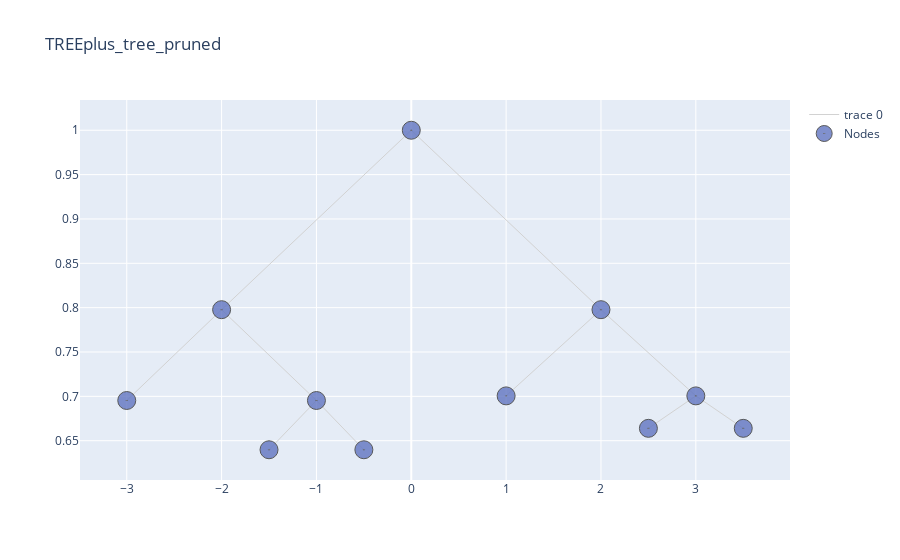

Notebook source saved alongside this figure:
### Code cell
alpha, pruned_table = tree.pruning(features_test, n_features_test, y_test, table = True, html = False, graph_results = True, visual_pruning = True)

### Figure 1 — Plotly figure (JSON) as saved in the notebook; plotly's stock layout.template omitted (floating-point values rounded to 4 significant figures)
{"data": [{"hoverinfo": "none", "line": {"color": "rgb(210,210,210)", "width": 1}, "mode": "lines", "type": "scatter", "x": [0, -2, null, 0, 2, null, -2, -3, null, -2, -1, null, 2, 1, null, 2, 3, null, -1, -1.5, null, -1, -0.5, null, 3, 2.5, null, 3, 3.5, null], "y": [1, 0.7977, null, 1, 0.7977, null, 0.7977, 0.6953, null, 0.7977, 0.6953, null, 0.7977, 0.7005, null, 0.7977, 0.7005, null, 0.6953, 0.6398, null, 0.6953, 0.6398, null, 0.7005, 0.6639, null, 0.7005, 0.6639, null]}, {"hoverinfo": "text", "marker": {"color": "#6175c1", "line": {"color": "rgb(50,50,50)", "width": 1}, "size": 18, "symbol": "circle-dot"}, "mode": "markers", "name": "Nodes", "opacity": 0.8, "text": ["n10, None, Bin Value: 66.78, pearson : 4103.56, Samples : 9", "n15, None, Bin Value: 133.93, pearson : 832.93, Samples : 15", "n1, CompPrice>127.5, Bin Value: 115.78, pearson : 155526.82, Samples : 280", "n2, Sales>7.55, Bin Value: 106.73, pearson : 75946.05, Samples : 162", "n4, Age>53.5, Bin Value: 115.71, pearson : 24566.4, Samples : 89", "n5, CompPrice>99.0, Bin Value: 95.78, pearson : 35454.49, Samples : 73", "n11, Sales>10.63, Bin Value: 99.86, pearson : 22715.73, Samples : 64", "n3, Sales>7.56, Bin Value: 128.19, pearson : 48120.52, Samples : 118", "n6, CompPrice>135.5, Bin Value: 139.71, pearson : 17604.02, Samples : 58", "n7, CompPrice>146.5, Bin Value: 117.07, pearson : 15399.73, Samples : 60", "n14, Sales>11.88, Bin Value: 111.44, pearson : 8877.11, Samples : 45"], "type": "scatter", "x": [-1.5, 3.5, 0, -2, -3, -1, -0.5, 2, 1, 3, 2.5], "y": [0.6398, 0.6639, 1, 0.7977, 0.6953, 0.6953, 0.6398, 0.7977, 0.7005, 0.7005, 0.6639]}], "layout": {"title": {"text": "TREEplus_tree_pruned"}}}
